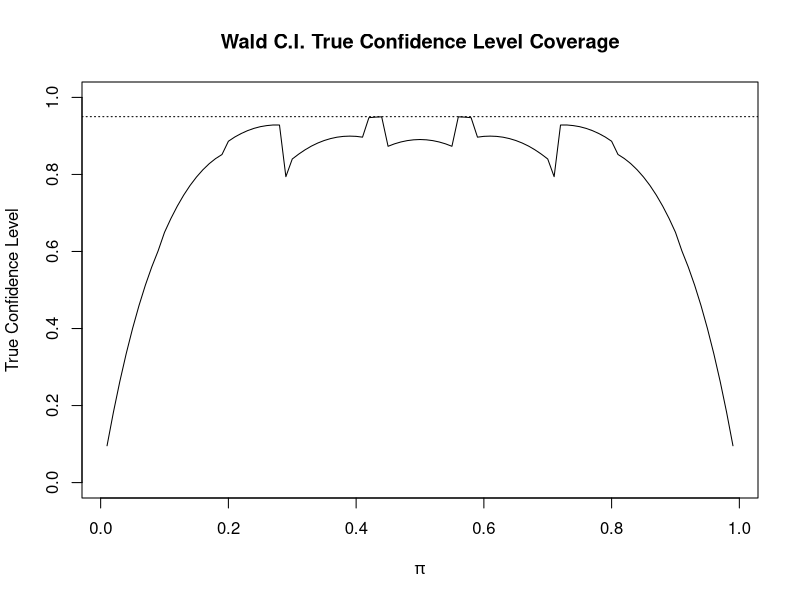
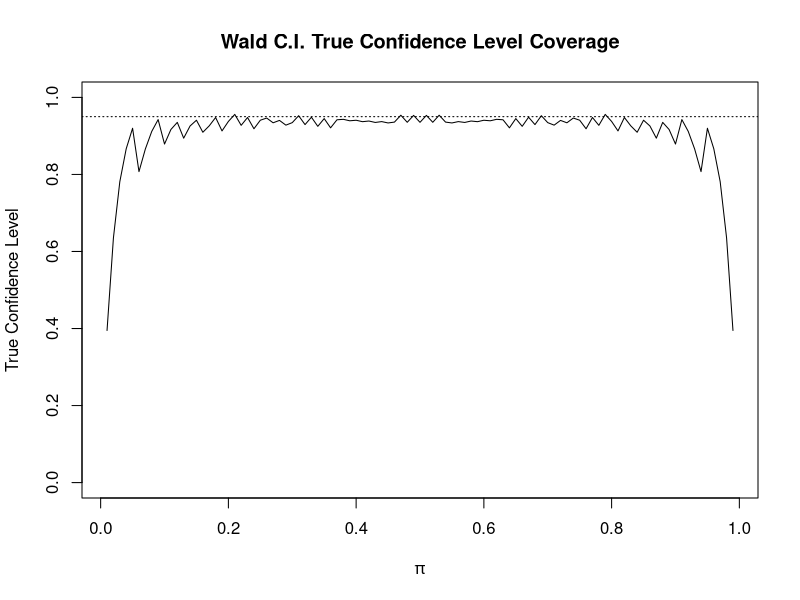
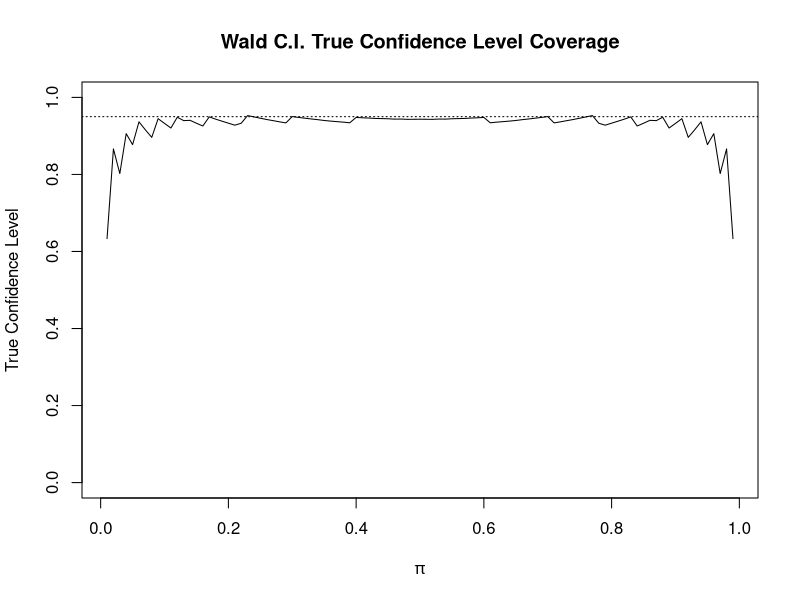
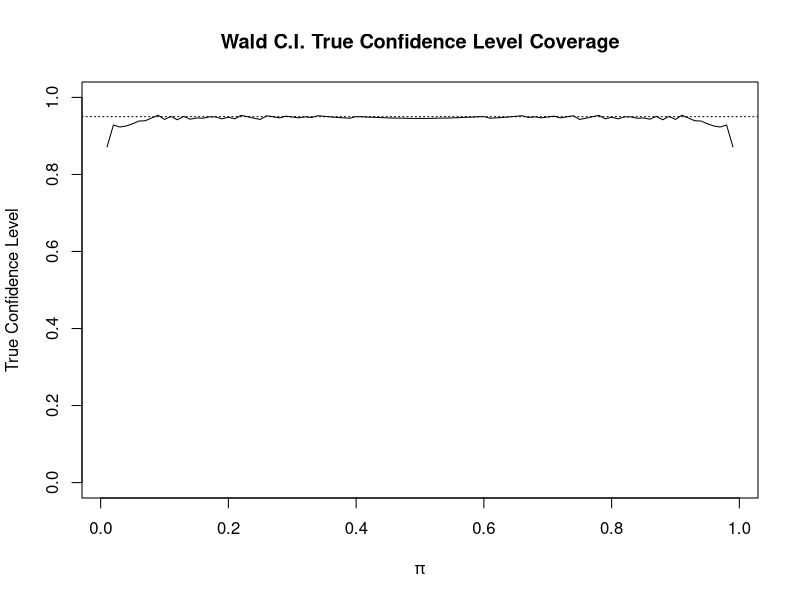
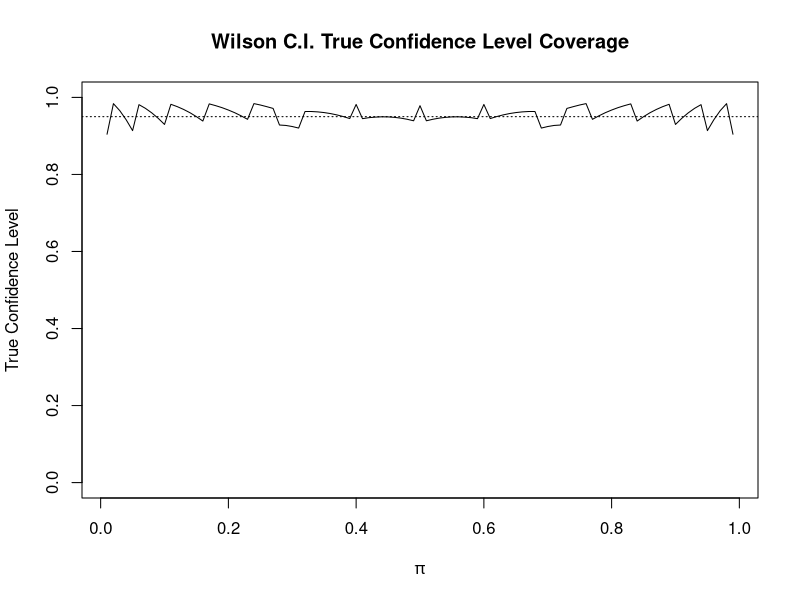
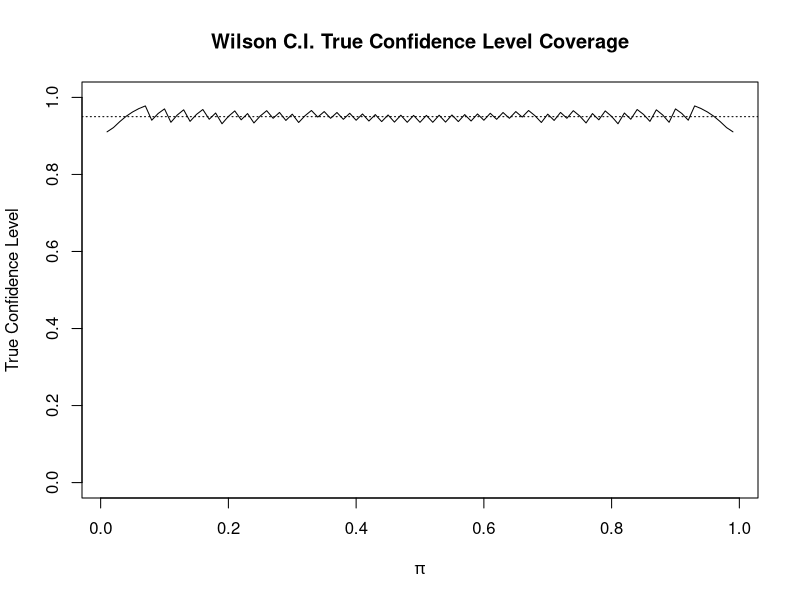
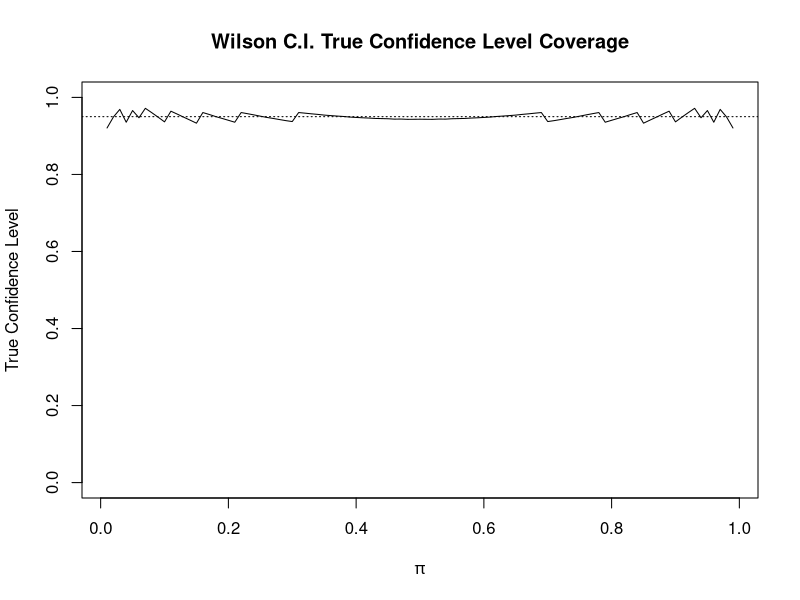
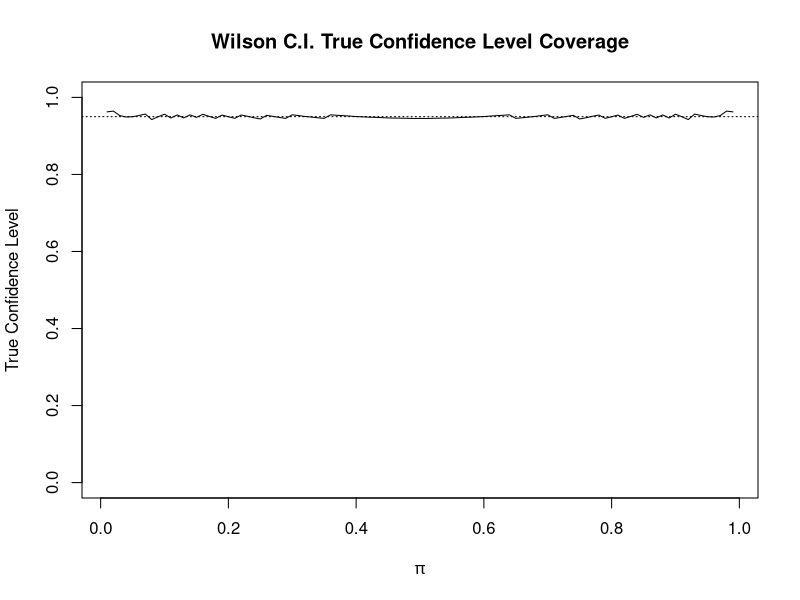

The R script that drew these images, in order: (Note: this script raises an error after producing the figures.)
## ---- chunk 1

require(knitr)
# Wrap long lines in R:
opts_chunk$set(tidy.opts=list(width.cutoff=80),tidy=TRUE)

pi = 0.6 # true parameter value of the probability of success
alpha = 0.05 # significane level
n = 10
w = 0:n

wald.CI.true.coverage = function(pi, alpha=0.05, n) {
  
  # Objective: 
  #    Calculate the true confidence level of a Wald Confidence (given pi, alpha, and n)
  
  # Input:
  #    pi: the true parameter value
  #    alpha: significance level
  #    n: the number of trials
  
  # Return:
  #    wald.df: a data.frame containing  
  #    (1) observed number of success, w
  #    (2) MLE of pi, pi.hat
  #    (3) Binomial probability of obtaining the number of successes from n trials, pmf
  #    (4) lower bound of the Wald confidence interval, wald.CI_lower.bound
  #    (5) upper bound of the Wald confidence interval, wald.CI_upper.bound 
  #    (6) whether or not an interval contains the true parameter, covered.pi
  
  w = 0:n

  pi.hat = w/n
  pmf = dbinom(x=w, size=n, prob=pi)
  
  var.wald = pi.hat*(1-pi.hat)/n
  wald.CI_lower.bound = pi.hat - qnorm(p = 1-alpha/2)*sqrt(var.wald)
  wald.CI_upper.bound = pi.hat + qnorm(p = 1-alpha/2)*sqrt(var.wald)
  
  covered.pi = ifelse(test = pi>wald.CI_lower.bound, 
                      yes = ifelse(test = pi<wald.CI_upper.bound, yes=1, no=0), no=0)
  
  wald.CI.true.coverage = sum(covered.pi*pmf)
  
  wald.df = data.frame(w, pi.hat, 
                       round(data.frame(pmf, wald.CI_lower.bound,wald.CI_upper.bound),4), 
                       covered.pi)
  
  return(wald.df)
}

# Call the function with user-provided arguments (pi, alpha, n) to 
# generate the data.frame that contains 
# (1) the observed number of success, w 
# (2) MLE of pi, pi.hat
# (3) Binomial probability of obtaining the number of successes from n trials, pmf
# (4) the lower bound of the Wald confidence interval, wald.CI_lower.bound 
# (5) the upper bound of the Wald confidence interval, wald.CI_upper.bound
# (6) whether or not an interval contains the true parameter, covered.pi

wald.df = wald.CI.true.coverage(pi=0.6, alpha=0.05, n=10)

# Obtain the true confidence level from the Wald Confidence,
# given pi, alpha, and n
wald.CI.true.coverage.level = sum(wald.df$covered.pi*wald.df$pmf)

# Generalize the above computation to a sequence of pi's

# Generate an example sequence of pi (feel free to make the increment smaller)
pi.seq = seq(0.01, 0.99, by=0.01)

# Create a matrix to store (1) pi and (2) the true confidence level of 
# the Wald Confidence Interval corresponding to the specific pi
wald.CI.true.matrix = matrix(data=NA,nrow=length(pi.seq),ncol=2)

# Loop through the sequence of pi's to obtain the true confidence level of 
# the Wald Confidence Interval corresponding to the specific pi
counter=1
for (pi in pi.seq) {
    wald.df2 = wald.CI.true.coverage(pi=pi, alpha=0.05, n=10)
    #print(paste('True Coverage is', sum(wald.df2$covered.pi*wald.df2$pmf)))
    wald.CI.true.matrix[counter,] = c(pi,sum(wald.df2$covered.pi*wald.df2$pmf))
    counter = counter+1
}
str(wald.CI.true.matrix)
wald.CI.true.matrix[1:5,]

# Plot the true coverage level (for given n and alpha)
plot(x=wald.CI.true.matrix[,1],
     y=wald.CI.true.matrix[,2],
     ylim=c(0,1),
     main = "Wald C.I. True Confidence Level Coverage", xlab=expression(pi),
     ylab="True Confidence Level",
     type="l")
abline(h=1-alpha, lty="dotted")
## ---- chunk 2
# define a list containing the 3 n's
# loop over the n's and compute the confidence intervals

df.name = list("wald.df.n50", "wald.df.n100", "wald.df.n500")
n_seq = list(50, 100, 500)

for (i in 1:3) {
  print(df.name[[i]])
  print(n_seq[[i]])
  df.name[[i]] = wald.CI.true.coverage(pi=0.6, alpha=0.05, n=n_seq[[i]])
}
## ---- chunk 3
pi.seq = seq(0.01, 0.99, by=0.01)
n_seq = list(50, 100, 500)
wald.CI.true.matrix = matrix(data=NA,nrow=length(pi.seq),ncol=2)

for (i in 1:3) {
  counter=1
  for (pi in pi.seq) {
    wald.df2 = wald.CI.true.coverage(pi=pi, alpha=0.05, n=n_seq[[i]])
    wald.CI.true.matrix[counter,]=c(pi,sum(wald.df2$covered.pi*wald.df2$pmf))
    counter = counter+1
    }
  str(wald.CI.true.matrix)
  wald.CI.true.matrix[1:5,]

  # Plot the true coverage level (for given n and alpha)
  plot(x=wald.CI.true.matrix[,1],
       y=wald.CI.true.matrix[,2],
       ylim=c(0,1),
       main = "Wald C.I. True Confidence Level Coverage", xlab=expression(pi),
       ylab="True Confidence Level",
       type="l")
  abline(h=1-alpha, lty="dotted")
}
## ---- chunk 4
pi = 0.6 # true parameter value of the probability of success
alpha = 0.05 # significane level
#n = 10
#w = 0:n

wilson.CI.true.coverage = function(pi, alpha=0.05, n) {
  
  # Objective: 
  #    Calculate the true confidence level of a Wilson Confidence Interval (given pi, alpha, and n)
  
  # Input:
  #    pi: the true parameter value
  #    alpha: significance level
  #    n: the number of trials
  
  # Return:
  #    wilson.df: a data.frame containing  
  #    (1) observed number of success, w
  #    (2) pi.tilde (can be considered as adjusted MLE of pi)
  #    (3) Binomial probability of obtaining the number of successes from n trials, pmf
  #    (4) lower bound of the Wilson confidence interval, wilson.CI_lower.bound
  #    (5) upper bound of the Wilson confidence interval, wilson.CI_upper.bound 
  #    (6) whether or not an interval contains the true parameter, covered.pi
  
  w = 0:n
  pi.hat = w/n

  pmf = dbinom(x=w, size=n, prob=pi)
  z = qnorm(p = 1-alpha/2)
  pi.tilde = (w + z^2/2)/(n + z^2)

  wilson.CI_lower.bound = pi.tilde - ((z*sqrt(n))/(n+z^2))*sqrt(pi.hat*(1-pi.hat)+(z^2)/(4*n))
  wilson.CI_upper.bound = pi.tilde + ((z*sqrt(n))/(n+z^2))*sqrt(pi.hat*(1-pi.hat)+(z^2)/(4*n))
  
  covered.pi = ifelse(test = pi>wilson.CI_lower.bound, 
                      yes = ifelse(test = pi<wilson.CI_upper.bound, yes=1, no=0), no=0)
  
  wilson.CI.true.coverage = sum(covered.pi*pmf)
  
  wilson.df = data.frame(w, pi.tilde, 
                       round(data.frame(pmf, wilson.CI_lower.bound, wilson.CI_upper.bound),4), 
                       covered.pi)
  
  return(wilson.df)
}
## ---- chunk 5
# define a list containing the 3 n's
# loop over the n's and compute the confidence intervals

df.wilson.CI = list("wilson.df.n10", "wilson.df.n50", "wilson.df.n100", "wilson.df.n500")
n_seq = list(10, 50, 100, 500)

for (i in 1:4) {
  print(df.wilson.CI[[i]])
  print(n_seq[[i]])
  df.wilson.CI[[i]] = wilson.CI.true.coverage(pi=0.6, alpha=0.05, n=n_seq[[i]])
}
## ---- chunk 6
pi.seq = seq(0.01, 0.99, by=0.01)
n_seq = list(10, 50, 100, 500)
wilson.CI.true.matrix = matrix(data=NA,nrow=length(pi.seq),ncol=2)

for (i in 1:4) {
  counter=1
  for (pi in pi.seq) {
    wilson.df2 = wilson.CI.true.coverage(pi=pi, alpha=0.05, n=n_seq[[i]])
    wilson.CI.true.matrix[counter,]=c(pi,sum(wilson.df2$covered.pi*wilson.df2$pmf))
    counter = counter+1
    }
  str(wilson.CI.true.matrix)
  wilson.CI.true.matrix[1:5,]

  # Plot the true coverage level (for given n and alpha)
  plot(x=wilson.CI.true.matrix[,1],
       y=wilson.CI.true.matrix[,2],
       ylim=c(0,1),
       main = "Wilson C.I. True Confidence Level Coverage", xlab=expression(pi),
       ylab="True Confidence Level",
       type="l")
  abline(h=1-alpha, lty="dotted")
}
## ---- chunk 7
# Import libraries
library(Hmisc)

# Set working directory
# setwd("~/Documents/Teach/Cal/w271/_2018.03_Fall/hw/hw01")

# Load Data
df=read.csv(file="../placekick.BW.csv", header=TRUE, sep=",")

# Examine the data structure
str(df)
describe(df)

mod.glm1<-glm(formula = Good ~ Distance + Weather + Wind15 + Temperature + Grass + Pressure + Ice, family = binomial(link = logit), data = df)
summary(mod.glm1)
## ---- chunk 8
# Examine the current level in the Weather variable
levels(df$Weather)

# Relevel the variable using factor() function
df$Weather = factor(df$Weather, labels = c("Sun", "Clouds", "Inside", "SnowRain"))

# Re-estimate the logistic regression, calling it mod.glm1b
mod.glm1b<-glm(formula = Good ~ Distance + Weather + Wind15 + Temperature + Grass + Pressure + Ice, family = binomial(link = logit), data = df)
summary(mod.glm1b)
## ---- chunk 9
library(car)
# Conduct LRTs on all of the explanatory variables
Anova(mod.glm1, test="LR" )


# Note that the following three lines of code are not necessary for this exercise.

# Estimate the Profile likelihood C.I.
system.time(mod.glm1.ci <- confint(object = mod.glm1, level = 0.95))

# Print Profile likelihood C.I. for the original estimated coefficients
mod.glm1.ci

# Print Profile likelihood C.I. for the estimated odds ratios 
exp(mod.glm1.ci)
## ---- chunk 10
# Estimated coefficient associated with Distance
mod.glm1$coefficients[2]

# Estimated Odds ratio for Distance
exp(-10*mod.glm1$coefficients[2])

# Confidence Interval for the Disatace Odds Ratios
Distance.CI = confint(object = mod.glm1, parm="Distance",  level = 0.95)
exp(-10*Distance.CI)
